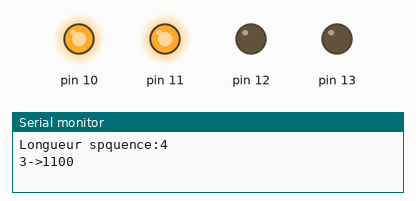
Recording of a sketch running on a simulated Arduino Uno, built with avr-gcc and run on an emulated ATmega328P. On the bench: output pins drawn as LEDs (lit = HIGH), the last lines printed to the serial monitor.

Above: at 0.2 s.
At 1.2 s:
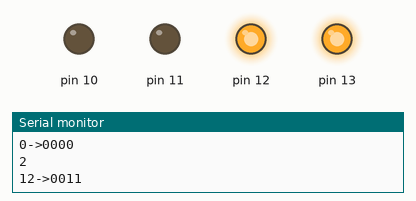
At 3.7 s:
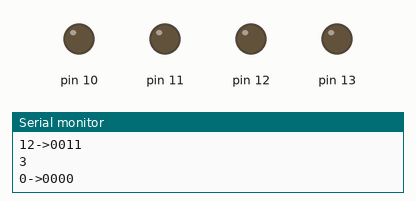
Timing chart, 0 to 4.6 s (numbered marks = the images above):
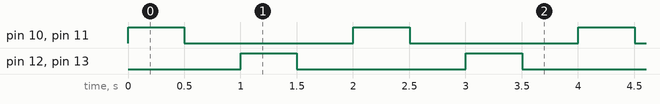

The sketch:

EnseigneLumineuse.ino
```cpp
// Programme GuirlandeFolle
// Allume les LEDs aleatroirement


byte NOMBRE_DE_LEDS = 4;
byte PIN_BASE = 14 - NOMBRE_DE_LEDS;
byte SEQUENCE[] = { 3, 0, 12, 0 };
byte longueurSequence = sizeof(SEQUENCE)/sizeof(byte);
byte pos = 0;

// Cette partie n'est faite qu'une fois quand on appuie sur le bouton RESET de l'Arduino
void setup () {
  for (int i=0; i<NOMBRE_DE_LEDS; i++) {
    pinMode (PIN_BASE + i, OUTPUT);
  }
  Serial.begin(9600);
  Serial.print("Longueur spquence:");
  Serial.println(longueurSequence);
}

// Cette partie est faite en boucle tant que l'on n'arrete pas l'arduino

void loop() {
  afficheUnNombre(SEQUENCE[pos]);
  delay(500);
  pos = ((pos + 1) % longueurSequence);
  Serial.println(pos);
}


void afficheUnNombre(int unNombre) {
  Serial.print(unNombre, DEC);
  Serial.print("->");
  for (int i=0; i<NOMBRE_DE_LEDS; i++) {
    byte bit = bitRead(unNombre, i);
    Serial.print(bit);
    digitalWrite(PIN_BASE + i, bit * HIGH);
  }
  Serial.print('\n'); // avoir une nouvelle ligne
}
```

Measured:
- by itself, pin 10–13: alternates HIGH for 0.50 s and LOW for 1.5 s
- by itself, everything shown: repeats every 2.0 s, in 4 steps
